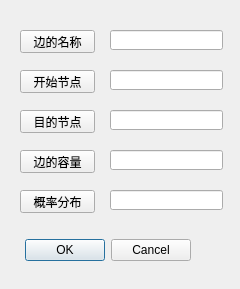
<?xml version="1.0" encoding="UTF-8"?>
<ui version="4.0">
 <class>Dialog</class>
 <widget class="QDialog" name="Dialog">
  <property name="geometry">
   <rect>
    <x>0</x>
    <y>0</y>
    <width>240</width>
    <height>289</height>
   </rect>
  </property>
  <property name="windowTitle">
   <string>Dialog</string>
  </property>
  <widget class="QDialogButtonBox" name="buttonBox">
   <property name="geometry">
    <rect>
     <x>-30</x>
     <y>230</y>
     <width>221</width>
     <height>41</height>
    </rect>
   </property>
   <property name="orientation">
    <enum>Qt::Horizontal</enum>
   </property>
   <property name="standardButtons">
    <set>QDialogButtonBox::Cancel|QDialogButtonBox::Ok</set>
   </property>
  </widget>
  <widget class="QPushButton" name="pushButton_name">
   <property name="geometry">
    <rect>
     <x>20</x>
     <y>30</y>
     <width>75</width>
     <height>23</height>
    </rect>
   </property>
   <property name="text">
    <string>边的名称</string>
   </property>
  </widget>
  <widget class="QLineEdit" name="lineEdit_name">
   <property name="geometry">
    <rect>
     <x>110</x>
     <y>30</y>
     <width>113</width>
     <height>20</height>
    </rect>
   </property>
  </widget>
  <widget class="QPushButton" name="pushButton_sNode">
   <property name="geometry">
    <rect>
     <x>20</x>
     <y>70</y>
     <width>75</width>
     <height>23</height>
    </rect>
   </property>
   <property name="text">
    <string>开始节点</string>
   </property>
  </widget>
  <widget class="QLineEdit" name="lineEdit_sNode">
   <property name="geometry">
    <rect>
     <x>110</x>
     <y>70</y>
     <width>113</width>
     <height>20</height>
    </rect>
   </property>
  </widget>
  <widget class="QPushButton" name="pushButton_eNode">
   <property name="geometry">
    <rect>
     <x>20</x>
     <y>110</y>
     <width>75</width>
     <height>23</height>
    </rect>
   </property>
   <property name="text">
    <string>目的节点</string>
   </property>
  </widget>
  <widget class="QLineEdit" name="lineEdit_eNode">
   <property name="geometry">
    <rect>
     <x>110</x>
     <y>110</y>
     <width>113</width>
     <height>20</height>
    </rect>
   </property>
  </widget>
  <widget class="QPushButton" name="pushButton_4">
   <property name="geometry">
    <rect>
     <x>20</x>
     <y>150</y>
     <width>75</width>
     <height>23</height>
    </rect>
   </property>
   <property name="text">
    <string>边的容量</string>
   </property>
  </widget>
  <widget class="QLineEdit" name="lineEdit_capacity">
   <property name="geometry">
    <rect>
     <x>110</x>
     <y>150</y>
     <width>113</width>
     <height>20</height>
    </rect>
   </property>
  </widget>
  <widget class="QPushButton" name="pushButton_PD">
   <property name="geometry">
    <rect>
     <x>20</x>
     <y>190</y>
     <width>75</width>
     <height>23</height>
    </rect>
   </property>
   <property name="text">
    <string>概率分布</string>
   </property>
  </widget>
  <widget class="QLineEdit" name="lineEdit_PD">
   <property name="geometry">
    <rect>
     <x>110</x>
     <y>190</y>
     <width>113</width>
     <height>20</height>
    </rect>
   </property>
  </widget>
 </widget>
 <resources/>
 <connections>
  <connection>
   <sender>buttonBox</sender>
   <signal>accepted()</signal>
   <receiver>Dialog</receiver>
   <slot>accept()</slot>
   <hints>
    <hint type="sourcelabel">
     <x>248</x>
     <y>254</y>
    </hint>
    <hint type="destinationlabel">
     <x>157</x>
     <y>274</y>
    </hint>
   </hints>
  </connection>
  <connection>
   <sender>buttonBox</sender>
   <signal>rejected()</signal>
   <receiver>Dialog</receiver>
   <slot>reject()</slot>
   <hints>
    <hint type="sourcelabel">
     <x>316</x>
     <y>260</y>
    </hint>
    <hint type="destinationlabel">
     <x>286</x>
     <y>274</y>
    </hint>
   </hints>
  </connection>
 </connections>
</ui>
